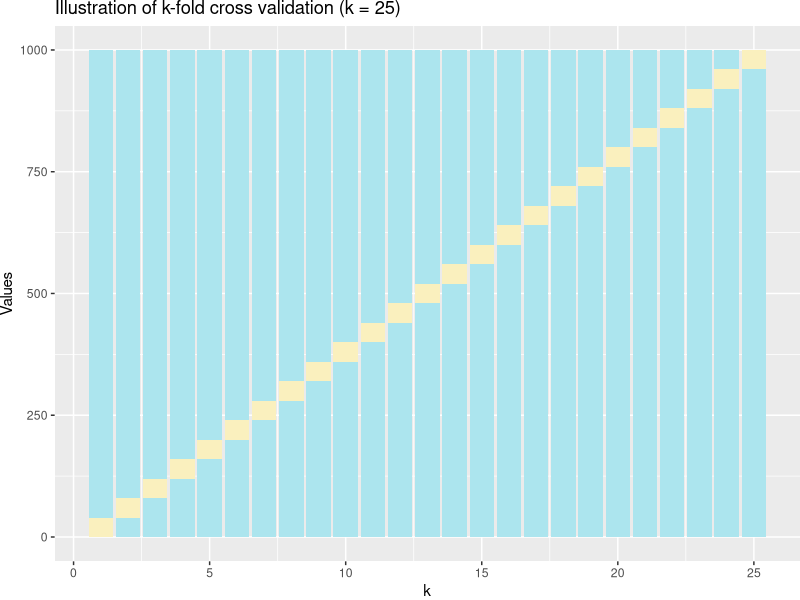

Recreate this plot in R.
## ---- chunk 1
knitr::opts_chunk$set(echo = TRUE)
## ---- chunk 2
# libraries
library(tidyverse)
library(lubridate)
library(caret)
library(gam)
library(ggplot2)
library(gridExtra)
# Set to TRUE for final version, is kept at FALSE for quicker compiling
# of drafts
FINAL_VERSION = FALSE

# load data from local repository for draft
if(FINAL_VERSION) {
    }
## ---- chunk 3
n_data <- 1000
validation_split <- data.frame(
    k = seq(1, 25, 1),
    C = seq(0, 24, 1) / 25 * n_data,
    B = rep(1/25 * n_data, time = 25))
validation_split <- validation_split %>%
    mutate(A = n_data - B - C)
validation_split <- validation_split %>%
    gather(set, value, -k) 

validation_split %>%
    ggplot(aes(x = k, y = value, fill = set)) +
    scale_fill_manual(values = c("#ACE5EE", "#FAF0BE", "#ACE5EE")) +
    theme(plot.margin = margin(0,0,0,0, "cm")) +
    geom_bar(stat = "identity", position = "stack", show.legend = FALSE) +
    labs(title = "Illustration of k-fold cross validation (k = 25)",
         y = "Values")
## ---- chunk 4
RMSE_rating <- function(pred_ratings, true_ratings) {
    ifelse(length(pred_ratings) > 0,
           sqrt(mean((pred_ratings - true_ratings)^2)),
           NA)
    }
